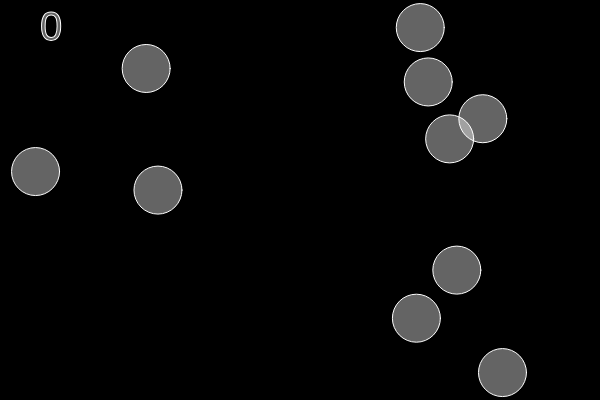
Frame 1 (no input)
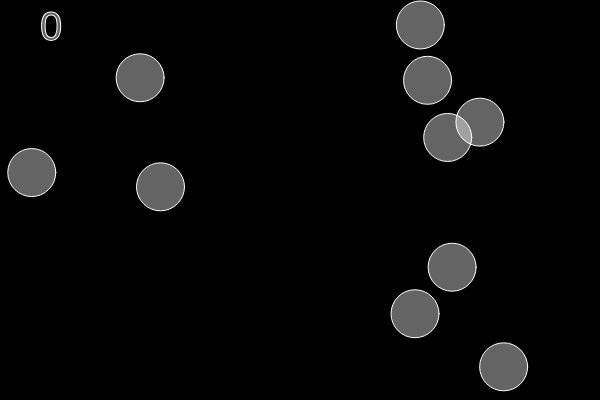
Frame 60 (no input)
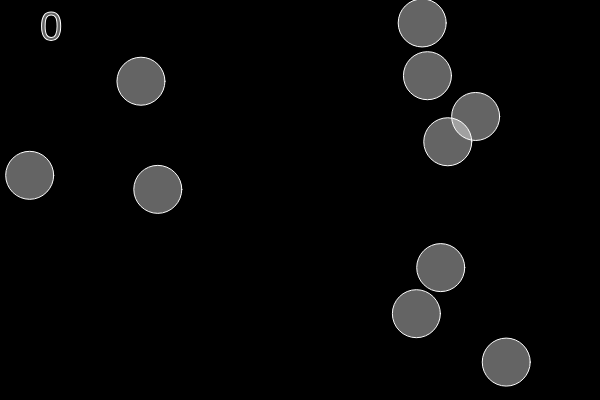
Frame 120 (the mouse pressed at the canvas centre since frame 60)

The p5.js sketch that drew these frames (run headless with seeded random() and noise() and a simulated clock; from frame 60 on, the mouse is pressed at the canvas centre):

// p5.js sketch
// ── sketch.js
/* 
6.7 p5.js clicking on objects
Code for video https://vimeo.com/channels/learningp5js/141919520
*/

var bubbles = [];
var counter = 0;
var go = false;

function setup() {
  createCanvas(600, 400);
  makeBubbles();
  setTimeout(count, 2000);
}

function count(){
    counter++;
    setTimeout(gameOver, 1000);
}

function gameOver(){
    go = true;
}
function mousePressed() {
  for (var i = 0; i < bubbles.length; i++) {
       bubbles[i].clicked();
  }
}

function draw() {
  background(0);
  for (var i = 0; i < bubbles.length; i++) {
    bubbles[i].move();
    bubbles[i].display();
  }
  textSize(40);
  text(counter, 40,40);
  if(go){
    textSize(40);
    text("Game Over", 40,40);
      
  }
}

function makeBubbles(){
  for (var i = 0; i < 10; i++) {
    var x = random(width);
    var y = random(height);
    bubbles.push(new Bubble(x, y));
  }
}

/*
OPGAVER

1  Lav et point system, så man får et point for at klikke på en bubble - brug funktionen text() til at skrive pointene på skærmen

2  Kan i sørge for at man ikke kan få flere point for at klikke på den samme bubble?

3  Kan i gøre så boblerne hopper mere tilfældigt rundt så de er sværere at klikke på?

4  Kan i sørge for at boblerne bliver væk når man har klikket på dem?

5  Kan i sørge for at man "vinder spillet" fx med en tekstmeddelelse når alle boblerne er væk?

6  Og at der kommer en "genstart knap" så spillet starter forfra? 

*/
// ── bubble.js
function Bubble(x, y) {
  this.x = x;
  this.y = y;
  this.col = color(255, 100);

  this.display = function() {
    stroke(255);
    fill(this.col);
    ellipse(this.x, this.y, 48, 48);
  }

  this.move = function() {
    this.x = this.x + random(-1, 1);
    this.y = this.y + random(-1, 1);

  }
  //Objektet bliver hele tiden bedt om at tjekke om det er blevet klikket på. Det finder det ud af - som man kan se nedenfor - ved at spørge om afstanden mellem musens x,y koordinater og dets egne, er mindre en dets diameter. 
  this.clicked = function() {
    var d = dist(mouseX, mouseY, this.x, this.y);
    if (d < 24) {
      this.col = color(255, 0, 200);
    }
  }
}
